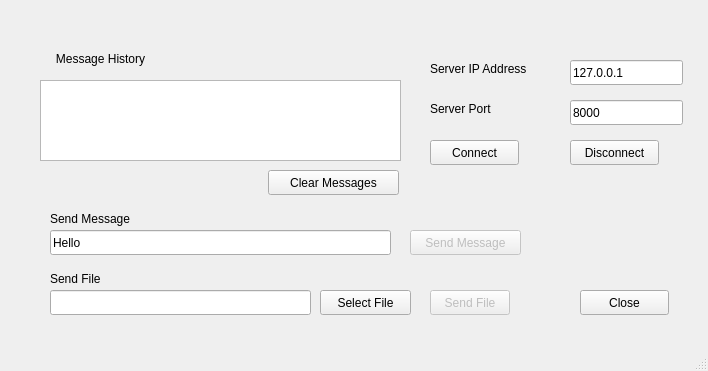
<?xml version="1.0" encoding="UTF-8"?>
<ui version="4.0">
 <class>MainWindow</class>
 <widget class="QMainWindow" name="MainWindow">
  <property name="geometry">
   <rect>
    <x>0</x>
    <y>0</y>
    <width>708</width>
    <height>371</height>
   </rect>
  </property>
  <property name="windowTitle">
   <string>Client Applcation - File Transfer</string>
  </property>
  <widget class="QWidget" name="centralwidget">
   <widget class="QPushButton" name="pbClose">
    <property name="geometry">
     <rect>
      <x>580</x>
      <y>290</y>
      <width>89</width>
      <height>25</height>
     </rect>
    </property>
    <property name="text">
     <string>Close</string>
    </property>
   </widget>
   <widget class="QPushButton" name="pbSendMessage">
    <property name="enabled">
     <bool>false</bool>
    </property>
    <property name="geometry">
     <rect>
      <x>410</x>
      <y>230</y>
      <width>111</width>
      <height>25</height>
     </rect>
    </property>
    <property name="text">
     <string>Send Message</string>
    </property>
   </widget>
   <widget class="QPushButton" name="pbConnectToServer">
    <property name="geometry">
     <rect>
      <x>430</x>
      <y>140</y>
      <width>89</width>
      <height>25</height>
     </rect>
    </property>
    <property name="text">
     <string>Connect</string>
    </property>
   </widget>
   <widget class="QPushButton" name="pbDisconnectFromServer">
    <property name="geometry">
     <rect>
      <x>570</x>
      <y>140</y>
      <width>89</width>
      <height>25</height>
     </rect>
    </property>
    <property name="text">
     <string>Disconnect</string>
    </property>
   </widget>
   <widget class="QTextEdit" name="teMessageHistory">
    <property name="geometry">
     <rect>
      <x>40</x>
      <y>80</y>
      <width>361</width>
      <height>81</height>
     </rect>
    </property>
   </widget>
   <widget class="QLabel" name="lbShow">
    <property name="geometry">
     <rect>
      <x>50</x>
      <y>210</y>
      <width>111</width>
      <height>17</height>
     </rect>
    </property>
    <property name="text">
     <string>Send Message</string>
    </property>
   </widget>
   <widget class="QPushButton" name="pbClearMessages">
    <property name="geometry">
     <rect>
      <x>268</x>
      <y>170</y>
      <width>131</width>
      <height>25</height>
     </rect>
    </property>
    <property name="text">
     <string>Clear Messages</string>
    </property>
   </widget>
   <widget class="QLabel" name="lbServerIP">
    <property name="geometry">
     <rect>
      <x>430</x>
      <y>60</y>
      <width>131</width>
      <height>17</height>
     </rect>
    </property>
    <property name="text">
     <string>Server IP Address</string>
    </property>
   </widget>
   <widget class="QLineEdit" name="leServerIPAddress">
    <property name="geometry">
     <rect>
      <x>570</x>
      <y>60</y>
      <width>113</width>
      <height>25</height>
     </rect>
    </property>
    <property name="text">
     <string>127.0.0.1</string>
    </property>
   </widget>
   <widget class="QLabel" name="lbServerPort">
    <property name="geometry">
     <rect>
      <x>430</x>
      <y>100</y>
      <width>131</width>
      <height>17</height>
     </rect>
    </property>
    <property name="text">
     <string>Server Port</string>
    </property>
   </widget>
   <widget class="QLineEdit" name="leServerPort">
    <property name="geometry">
     <rect>
      <x>570</x>
      <y>100</y>
      <width>113</width>
      <height>25</height>
     </rect>
    </property>
    <property name="text">
     <string>8000</string>
    </property>
   </widget>
   <widget class="QLabel" name="label_3">
    <property name="geometry">
     <rect>
      <x>0</x>
      <y>50</y>
      <width>201</width>
      <height>17</height>
     </rect>
    </property>
    <property name="text">
     <string>Message History</string>
    </property>
    <property name="alignment">
     <set>Qt::AlignCenter</set>
    </property>
   </widget>
   <widget class="QLineEdit" name="leTextMessage">
    <property name="geometry">
     <rect>
      <x>50</x>
      <y>230</y>
      <width>341</width>
      <height>25</height>
     </rect>
    </property>
    <property name="text">
     <string>Hello</string>
    </property>
   </widget>
   <widget class="QPushButton" name="pbSendFile">
    <property name="enabled">
     <bool>false</bool>
    </property>
    <property name="geometry">
     <rect>
      <x>430</x>
      <y>290</y>
      <width>80</width>
      <height>25</height>
     </rect>
    </property>
    <property name="text">
     <string>Send File</string>
    </property>
   </widget>
   <widget class="QLabel" name="lbShow_2">
    <property name="geometry">
     <rect>
      <x>50</x>
      <y>270</y>
      <width>111</width>
      <height>17</height>
     </rect>
    </property>
    <property name="text">
     <string>Send File</string>
    </property>
   </widget>
   <widget class="QPushButton" name="pbSelectFile">
    <property name="enabled">
     <bool>true</bool>
    </property>
    <property name="geometry">
     <rect>
      <x>320</x>
      <y>290</y>
      <width>91</width>
      <height>25</height>
     </rect>
    </property>
    <property name="text">
     <string>Select File</string>
    </property>
   </widget>
   <widget class="QLineEdit" name="leSelectedFileName">
    <property name="geometry">
     <rect>
      <x>50</x>
      <y>290</y>
      <width>261</width>
      <height>25</height>
     </rect>
    </property>
   </widget>
  </widget>
  <widget class="QMenuBar" name="menubar">
   <property name="geometry">
    <rect>
     <x>0</x>
     <y>0</y>
     <width>708</width>
     <height>22</height>
    </rect>
   </property>
  </widget>
  <widget class="QStatusBar" name="statusbar"/>
 </widget>
 <resources/>
 <connections/>
</ui>
